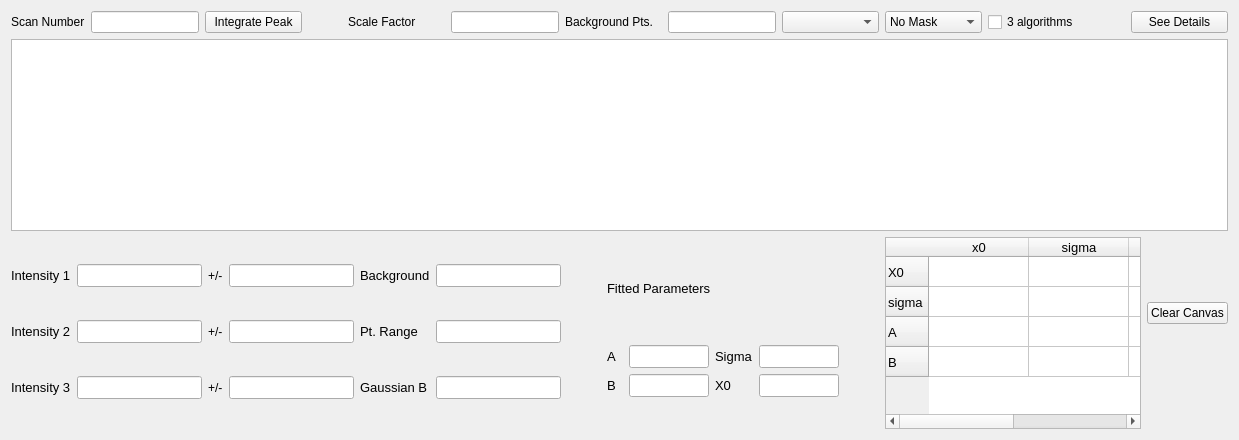
          <widget class="QWidget" name="tab_indexPeak">
           <attribute name="title">
            <string>Peak Integration</string>
           </attribute>
           <layout class="QGridLayout" name="gridLayout_13">
            <item row="0" column="3">
             <layout class="QHBoxLayout" name="horizontalLayout_21">
              <item>
               <layout class="QHBoxLayout" name="horizontalLayout_20">
                <item>
                 <widget class="QLabel" name="label_34">
                  <property name="text">
                   <string>Scan Number</string>
                  </property>
                 </widget>
                </item>
                <item>
                 <widget class="QLineEdit" name="lineEdit_scanIntegratePeak">
                  <property name="sizePolicy">
                   <sizepolicy hsizetype="Preferred" vsizetype="Fixed">
                    <horstretch>0</horstretch>
                    <verstretch>0</verstretch>
                   </sizepolicy>
                  </property>
                  <property name="readOnly">
                   <bool>false</bool>
                  </property>
                 </widget>
                </item>
               </layout>
              </item>
              <item>
               <widget class="QPushButton" name="pushButton_integratePt">
                <property name="toolTip">
                 <string>&lt;html&gt;&lt;head/&gt;&lt;body&gt;&lt;p&gt;Function to fit Pt.&lt;/p&gt;&lt;p&gt;  A * exp( - (x-x0)**2/(2 * sigma**2) )+B&lt;/p&gt;&lt;/body&gt;&lt;/html&gt;</string>
                </property>
                <property name="text">
                 <string>Integrate Peak</string>
                </property>
               </widget>
              </item>
              <item>
               <spacer name="horizontalSpacer_17">
                <property name="orientation">
                 <enum>Qt::Horizontal</enum>
                </property>
                <property name="sizeType">
                 <enum>QSizePolicy::Ignored</enum>
                </property>
                <property name="sizeHint" stdset="0">
                 <size>
                  <width>40</width>
                  <height>20</height>
                 </size>
                </property>
               </spacer>
              </item>
              <item>
               <widget class="QLabel" name="label_69">
                <property name="text">
                 <string>Scale Factor</string>
                </property>
               </widget>
              </item>
              <item>
               <widget class="QLineEdit" name="lineEdit_scaleFactorScan">
                <property name="sizePolicy">
                 <sizepolicy hsizetype="Preferred" vsizetype="Fixed">
                  <horstretch>0</horstretch>
                  <verstretch>0</verstretch>
                 </sizepolicy>
                </property>
               </widget>
              </item>
              <item>
               <widget class="QLabel" name="label_64">
                <property name="text">
                 <string>Background Pts.</string>
                </property>
               </widget>
              </item>
              <item>
               <widget class="QLineEdit" name="lineEdit_backgroundPts">
                <property name="sizePolicy">
                 <sizepolicy hsizetype="Preferred" vsizetype="Fixed">
                  <horstretch>0</horstretch>
                  <verstretch>0</verstretch>
                 </sizepolicy>
                </property>
               </widget>
              </item>
              <item>
               <widget class="QComboBox" name="comboBox_ptCountType"/>
              </item>
              <item>
               <widget class="QComboBox" name="comboBox_maskNames2">
                <item>
                 <property name="text">
                  <string>No Mask</string>
                 </property>
                </item>
               </widget>
              </item>
              <item>
               <widget class="QCheckBox" name="checkBox_use3algorithms">
                <property name="text">
                 <string>3 algorithms</string>
                </property>
               </widget>
              </item>
              <item>
               <spacer name="horizontalSpacer_20">
                <property name="orientation">
                 <enum>Qt::Horizontal</enum>
                </property>
                <property name="sizeType">
                 <enum>QSizePolicy::Preferred</enum>
                </property>
                <property name="sizeHint" stdset="0">
                 <size>
                  <width>40</width>
                  <height>20</height>
                 </size>
                </property>
               </spacer>
              </item>
              <item>
               <widget class="QPushButton" name="pushButton_showIntPeakDetails">
                <property name="enabled">
                 <bool>true</bool>
                </property>
                <property name="toolTip">
                 <string>&lt;html&gt;&lt;head/&gt;&lt;body&gt;&lt;p&gt;Fit by Gaussian for background&lt;/p&gt;&lt;/body&gt;&lt;/html&gt;</string>
                </property>
                <property name="text">
                 <string>See Details</string>
                </property>
               </widget>
              </item>
             </layout>
            </item>
            <item row="2" column="3">
             <widget class="IntegratedPeakView" name="graphicsView_integratedPeakView">
              <property name="sizePolicy">
               <sizepolicy hsizetype="Expanding" vsizetype="Expanding">
                <horstretch>0</horstretch>
                <verstretch>0</verstretch>
               </sizepolicy>
              </property>
              <property name="font">
               <font>
                <pointsize>10</pointsize>
               </font>
              </property>
             </widget>
            </item>
            <item row="3" column="3">
             <layout class="QHBoxLayout" name="horizontalLayout_22">
              <item>
               <layout class="QGridLayout" name="gridLayout_15">
                <item row="1" column="4">
                 <widget class="QLabel" name="label_68">
                  <property name="font">
                   <font>
                    <pointsize>10</pointsize>
                   </font>
                  </property>
                  <property name="text">
                   <string>Pt. Range</string>
                  </property>
                 </widget>
                </item>
                <item row="2" column="1">
                 <widget class="QLineEdit" name="lineEdit_gaussianPeakIntensity">
                  <property name="enabled">
                   <bool>true</bool>
                  </property>
                  <property name="sizePolicy">
                   <sizepolicy hsizetype="Preferred" vsizetype="Fixed">
                    <horstretch>0</horstretch>
                    <verstretch>0</verstretch>
                   </sizepolicy>
                  </property>
                  <property name="font">
                   <font>
                    <pointsize>10</pointsize>
                   </font>
                  </property>
                  <property name="dragEnabled">
                   <bool>true</bool>
                  </property>
                  <property name="readOnly">
                   <bool>true</bool>
                  </property>
                 </widget>
                </item>
                <item row="0" column="0">
                 <widget class="QLabel" name="label_32">
                  <property name="font">
                   <font>
                    <pointsize>10</pointsize>
                   </font>
                  </property>
                  <property name="toolTip">
                   <string>&lt;html&gt;&lt;head/&gt;&lt;body&gt;&lt;p&gt;&lt;span style=&quot; font-size:12pt;&quot;&gt;Intensity calculated by &lt;/span&gt;&lt;span style=&quot; font-size:12pt; font-weight:600;&quot;&gt;simple summation&lt;/span&gt;&lt;span style=&quot; font-size:12pt;&quot;&gt; with &lt;/span&gt;&lt;span style=&quot; font-size:12pt; font-weight:600;&quot;&gt;averaged background&lt;/span&gt;&lt;/p&gt;&lt;/body&gt;&lt;/html&gt;</string>
                  </property>
                  <property name="text">
                   <string>Intensity 1</string>
                  </property>
                 </widget>
                </item>
                <item row="0" column="1">
                 <widget class="QLineEdit" name="lineEdit_rawSinglePeakIntensity">
                  <property name="enabled">
                   <bool>true</bool>
                  </property>
                  <property name="sizePolicy">
                   <sizepolicy hsizetype="Preferred" vsizetype="Fixed">
                    <horstretch>0</horstretch>
                    <verstretch>0</verstretch>
                   </sizepolicy>
                  </property>
                  <property name="font">
                   <font>
                    <pointsize>10</pointsize>
                   </font>
                  </property>
                  <property name="toolTip">
                   <string>&lt;html&gt;&lt;head/&gt;&lt;body&gt;&lt;p&gt;Intensity calculated by &lt;span style=&quot; font-weight:600;&quot;&gt;simple summation&lt;/span&gt; with &lt;span style=&quot; font-weight:600;&quot;&gt;averaged background&lt;/span&gt;&lt;/p&gt;&lt;/body&gt;&lt;/html&gt;</string>
                  </property>
                  <property name="dragEnabled">
                   <bool>true</bool>
                  </property>
                  <property name="readOnly">
                   <bool>true</bool>
                  </property>
                 </widget>
                </item>
                <item row="0" column="4">
                 <widget class="QLabel" name="label_46">
                  <property name="font">
                   <font>
                    <pointsize>10</pointsize>
                   </font>
                  </property>
                  <property name="text">
                   <string>Background</string>
                  </property>
                 </widget>
                </item>
                <item row="0" column="5">
                 <widget class="QLineEdit" name="lineEdit_avgBackground">
                  <property name="sizePolicy">
                   <sizepolicy hsizetype="Preferred" vsizetype="Fixed">
                    <horstretch>0</horstretch>
                    <verstretch>0</verstretch>
                   </sizepolicy>
                  </property>
                  <property name="font">
                   <font>
                    <pointsize>10</pointsize>
                   </font>
                  </property>
                  <property name="readOnly">
                   <bool>true</bool>
                  </property>
                 </widget>
                </item>
                <item row="1" column="0">
                 <widget class="QLabel" name="label_65">
                  <property name="font">
                   <font>
                    <pointsize>10</pointsize>
                   </font>
                  </property>
                  <property name="toolTip">
                   <string>&lt;html&gt;&lt;head/&gt;&lt;body&gt;&lt;p&gt;Intensity calculated by &lt;span style=&quot; font-weight:600;&quot;&gt;simple summation&lt;/span&gt; with &lt;span style=&quot; font-weight:600;&quot;&gt;fitted flat background&lt;/span&gt;&lt;/p&gt;&lt;p&gt;&lt;br/&gt;&lt;/p&gt;&lt;p&gt;Fit function: Gaussian + Flat background&lt;/p&gt;&lt;/body&gt;&lt;/html&gt;</string>
                  </property>
                  <property name="text">
                   <string>Intensity 2</string>
                  </property>
                 </widget>
                </item>
                <item row="1" column="1">
                 <widget class="QLineEdit" name="lineEdit_intensity2">
                  <property name="sizePolicy">
                   <sizepolicy hsizetype="Preferred" vsizetype="Fixed">
                    <horstretch>0</horstretch>
                    <verstretch>0</verstretch>
                   </sizepolicy>
                  </property>
                  <property name="font">
                   <font>
                    <pointsize>10</pointsize>
                   </font>
                  </property>
                  <property name="toolTip">
                   <string>&lt;html&gt;&lt;head/&gt;&lt;body&gt;&lt;p&gt;Intensity calculated by &lt;span style=&quot; font-weight:600;&quot;&gt;simple summation&lt;/span&gt; with &lt;span style=&quot; font-weight:600;&quot;&gt;fitted flat background&lt;/span&gt;&lt;/p&gt;&lt;p&gt;&lt;br/&gt;&lt;/p&gt;&lt;p&gt;Fit function: Gaussian + Flat background&lt;/p&gt;&lt;/body&gt;&lt;/html&gt;</string>
                  </property>
                  <property name="dragEnabled">
                   <bool>true</bool>
                  </property>
                  <property name="readOnly">
                   <bool>true</bool>
                  </property>
                 </widget>
                </item>
                <item row="0" column="3">
                 <widget class="QLineEdit" name="lineEdit_errorIntensity1">
                  <property name="sizePolicy">
                   <sizepolicy hsizetype="Preferred" vsizetype="Fixed">
                    <horstretch>0</horstretch>
                    <verstretch>0</verstretch>
                   </sizepolicy>
                  </property>
                  <property name="font">
                   <font>
                    <pointsize>10</pointsize>
                   </font>
                  </property>
                 </widget>
                </item>
                <item row="2" column="0">
                 <widget class="QLabel" name="label_45">
                  <property name="font">
                   <font>
                    <pointsize>10</pointsize>
                   </font>
                  </property>
                  <property name="text">
                   <string>Intensity 3</string>
                  </property>
                 </widget>
                </item>
                <item row="2" column="4">
                 <widget class="QLabel" name="label_66">
                  <property name="font">
                   <font>
                    <pointsize>10</pointsize>
                   </font>
                  </property>
                  <property name="text">
                   <string>Gaussian B</string>
                  </property>
                 </widget>
                </item>
                <item row="1" column="5">
                 <widget class="QLineEdit" name="lineEdit_ptRange">
                  <property name="sizePolicy">
                   <sizepolicy hsizetype="Preferred" vsizetype="Fixed">
                    <horstretch>0</horstretch>
                    <verstretch>0</verstretch>
                   </sizepolicy>
                  </property>
                  <property name="font">
                   <font>
                    <pointsize>10</pointsize>
                   </font>
                  </property>
                 </widget>
                </item>
                <item row="1" column="3">
                 <widget class="QLineEdit" name="lineEdit_errorIntensity2">
                  <property name="sizePolicy">
                   <sizepolicy hsizetype="Preferred" vsizetype="Fixed">
                    <horstretch>0</horstretch>
                    <verstretch>0</verstretch>
                   </sizepolicy>
                  </property>
                  <property name="font">
                   <font>
                    <pointsize>10</pointsize>
                   </font>
                  </property>
                 </widget>
                </item>
                <item row="2" column="5">
                 <widget class="QLineEdit" name="lineEdit_peakBackground">
                  <property name="enabled">
                   <bool>true</bool>
                  </property>
                  <property name="sizePolicy">
                   <sizepolicy hsizetype="Preferred" vsizetype="Fixed">
                    <horstretch>0</horstretch>
                    <verstretch>0</verstretch>
                   </sizepolicy>
                  </property>
                  <property name="font">
                   <font>
                    <pointsize>10</pointsize>
                   </font>
                  </property>
                  <property name="toolTip">
                   <string>&lt;html&gt;&lt;head/&gt;&lt;body&gt;&lt;p&gt;Background value from fitted Gaussian&lt;/p&gt;&lt;/body&gt;&lt;/html&gt;</string>
                  </property>
                  <property name="dragEnabled">
                   <bool>true</bool>
                  </property>
                  <property name="readOnly">
                   <bool>true</bool>
                  </property>
                 </widget>
                </item>
                <item row="2" column="3">
                 <widget class="QLineEdit" name="lineEdit_errorIntensity3">
                  <property name="sizePolicy">
                   <sizepolicy hsizetype="Preferred" vsizetype="Fixed">
                    <horstretch>0</horstretch>
                    <verstretch>0</verstretch>
                   </sizepolicy>
                  </property>
                  <property name="font">
                   <font>
                    <pointsize>10</pointsize>
                   </font>
                  </property>
                 </widget>
                </item>
                <item row="0" column="2">
                 <widget class="QLabel" name="label_5">
                  <property name="text">
                   <string>+/-</string>
                  </property>
                 </widget>
                </item>
                <item row="1" column="2">
                 <widget class="QLabel" name="label_7">
                  <property name="text">
                   <string>+/-</string>
                  </property>
                 </widget>
                </item>
                <item row="2" column="2">
                 <widget class="QLabel" name="label_31">
                  <property name="text">
                   <string>+/-</string>
                  </property>
                 </widget>
                </item>
               </layout>
              </item>
              <item>
               <spacer name="horizontalSpacer_40">
                <property name="orientation">
                 <enum>Qt::Horizontal</enum>
                </property>
                <property name="sizeType">
                 <enum>QSizePolicy::Preferred</enum>
                </property>
                <property name="sizeHint" stdset="0">
                 <size>
                  <width>40</width>
                  <height>20</height>
                 </size>
                </property>
               </spacer>
              </item>
              <item>
               <layout class="QVBoxLayout" name="verticalLayout_23">
                <item>
                 <widget class="QLabel" name="label_53">
                  <property name="maximumSize">
                   <size>
                    <width>16777215</width>
                    <height>40</height>
                   </size>
                  </property>
                  <property name="font">
                   <font>
                    <pointsize>10</pointsize>
                   </font>
                  </property>
                  <property name="text">
                   <string>Fitted Parameters</string>
                  </property>
                 </widget>
                </item>
                <item>
                 <layout class="QGridLayout" name="gridLayout_20">
                  <item row="1" column="3">
                   <widget class="QLineEdit" name="lineEdit_guassX0">
                    <property name="sizePolicy">
                     <sizepolicy hsizetype="Preferred" vsizetype="Fixed">
                      <horstretch>0</horstretch>
                      <verstretch>0</verstretch>
                     </sizepolicy>
                    </property>
                    <property name="maximumSize">
                     <size>
                      <width>80</width>
                      <height>16777215</height>
                     </size>
                    </property>
                    <property name="font">
                     <font>
                      <pointsize>10</pointsize>
                     </font>
                    </property>
                   </widget>
                  </item>
                  <item row="0" column="3">
                   <widget class="QLineEdit" name="lineEdit_gaussSigma">
                    <property name="sizePolicy">
                     <sizepolicy hsizetype="Preferred" vsizetype="Fixed">
                      <horstretch>0</horstretch>
                      <verstretch>0</verstretch>
                     </sizepolicy>
                    </property>
                    <property name="maximumSize">
                     <size>
                      <width>80</width>
                      <height>16777215</height>
                     </size>
                    </property>
                    <property name="font">
                     <font>
                      <pointsize>10</pointsize>
                     </font>
                    </property>
                   </widget>
                  </item>
                  <item row="0" column="2">
                   <widget class="QLabel" name="label_61">
                    <property name="font">
                     <font>
                      <pointsize>10</pointsize>
                     </font>
                    </property>
                    <property name="text">
                     <string>Sigma</string>
                    </property>
                   </widget>
                  </item>
                  <item row="0" column="0">
                   <widget class="QLabel" name="label_54">
                    <property name="font">
                     <font>
                      <pointsize>10</pointsize>
                     </font>
                    </property>
                    <property name="text">
                     <string>A</string>
                    </property>
                   </widget>
                  </item>
                  <item row="1" column="0">
                   <widget class="QLabel" name="label_62">
                    <property name="font">
                     <font>
                      <pointsize>10</pointsize>
                     </font>
                    </property>
                    <property name="text">
                     <string>B  </string>
                    </property>
                   </widget>
                  </item>
                  <item row="1" column="2">
                   <widget class="QLabel" name="label_67">
                    <property name="font">
                     <font>
                      <pointsize>10</pointsize>
                     </font>
                    </property>
                    <property name="text">
                     <string>X0</string>
                    </property>
                   </widget>
                  </item>
                  <item row="1" column="1">
                   <widget class="QLineEdit" name="lineEdit_gaussB">
                    <property name="sizePolicy">
                     <sizepolicy hsizetype="Preferred" vsizetype="Fixed">
                      <horstretch>0</horstretch>
                      <verstretch>0</verstretch>
                     </sizepolicy>
                    </property>
                    <property name="maximumSize">
                     <size>
                      <width>80</width>
                      <height>16777215</height>
                     </size>
                    </property>
                    <property name="font">
                     <font>
                      <pointsize>10</pointsize>
                     </font>
                    </property>
                   </widget>
                  </item>
                  <item row="0" column="1">
                   <widget class="QLineEdit" name="lineEdit_gaussA">
                    <property name="sizePolicy">
                     <sizepolicy hsizetype="Preferred" vsizetype="Fixed">
                      <horstretch>0</horstretch>
                      <verstretch>0</verstretch>
                     </sizepolicy>
                    </property>
                    <property name="maximumSize">
                     <size>
                      <width>80</width>
                      <height>16777215</height>
                     </size>
                    </property>
                    <property name="font">
                     <font>
                      <pointsize>10</pointsize>
                     </font>
                    </property>
                   </widget>
                  </item>
                 </layout>
                </item>
               </layout>
              </item>
              <item>
               <spacer name="horizontalSpacer_37">
                <property name="orientation">
                 <enum>Qt::Horizontal</enum>
                </property>
                <property name="sizeType">
                 <enum>QSizePolicy::Ignored</enum>
                </property>
                <property name="sizeHint" stdset="0">
                 <size>
                  <width>40</width>
                  <height>20</height>
                 </size>
                </property>
               </spacer>
              </item>
              <item>
               <widget class="MatrixTable" name="tableWidget_covariance">
                <property name="sizePolicy">
                 <sizepolicy hsizetype="Expanding" vsizetype="Preferred">
                  <horstretch>0</horstretch>
                  <verstretch>0</verstretch>
                 </sizepolicy>
                </property>
                <property name="font">
                 <font>
                  <pointsize>10</pointsize>
                 </font>
                </property>
                <row>
                 <property name="text">
                  <string>X0</string>
                 </property>
                </row>
                <row>
                 <property name="text">
                  <string>sigma</string>
                 </property>
                </row>
                <row>
                 <property name="text">
                  <string>A</string>
                 </property>
                </row>
                <row>
                 <property name="text">
                  <string>B</string>
                 </property>
                </row>
                <column>
                 <property name="text">
                  <string>x0</string>
                 </property>
                </column>
                <column>
                 <property name="text">
                  <string>sigma</string>
                 </property>
                </column>
                <column>
                 <property name="text">
                  <string>A</string>
                 </property>
                </column>
                <column>
                 <property name="text">
                  <string>B</string>
                 </property>
                </column>
                <item row="0" column="0">
                 <property name="text">
                  <string/>
                 </property>
                 <property name="font">
                  <font>
                   <pointsize>10</pointsize>
                  </font>
                 </property>
                </item>
               </widget>
              </item>
              <item>
               <layout class="QVBoxLayout" name="verticalLayout_24">
                <item>
                 <widget class="QPushButton" name="pushButton_clearPeakIntFigure">
                  <property name="text">
                   <string>Clear Canvas</string>
                  </property>
                 </widget>
                </item>
                <item>
                 <spacer name="verticalSpacer_16">
                  <property name="orientation">
                   <enum>Qt::Vertical</enum>
                  </property>
                  <property name="sizeType">
                   <enum>QSizePolicy::Preferred</enum>
                  </property>
                  <property name="sizeHint" stdset="0">
                   <size>
                    <width>20</width>
                    <height>40</height>
                   </size>
                  </property>
                 </spacer>
                </item>
               </layout>
              </item>
             </layout>
            </item>
           </layout>
          </widget>
